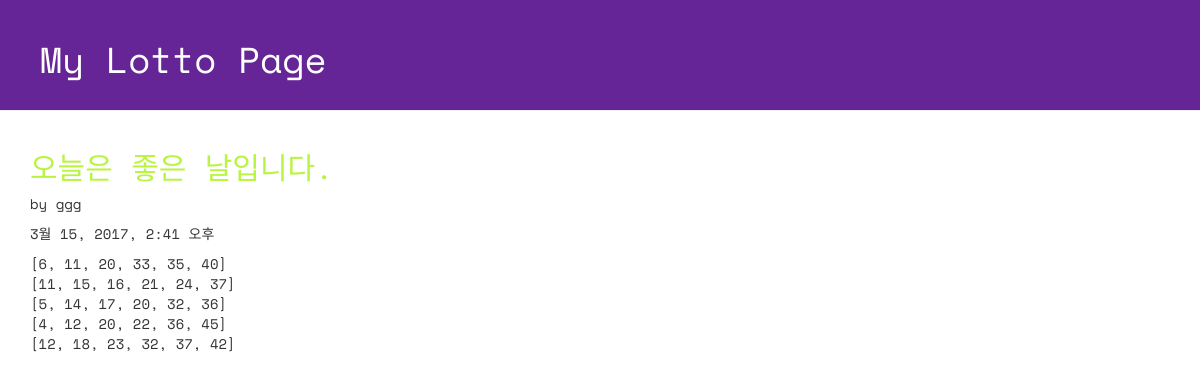
The page /lotto/5/detail/ on the database its author committed.
### lotto/models.py (models this page shows, shortened)
class GuessNumbers(models.Model):
    name = models.CharField(max_length = 24)
    lottos = models.CharField(max_length = 255, default = '[1,2,3,4,5,6]')
    text = models.CharField(max_length = 255)
    num_lotto = models.IntegerField(default = 5)
    update_date = models.DateTimeField()

### lotto/views.py (the view)
# urls.py: url(r'^lotto/(?P<lottokey>[0-9]+)/detail/$', views.detail, name='detail'),
def detail(request, lottokey):
    lotto = GuessNumbers.objects.get(pk = lottokey)
    return render(request, "./lotto/detail.html", {"lotto": lotto})

### lotto/templates/lotto/detail.html (shortened to what this page needs)
<!DOCTYPE html>
{% load staticfiles %}
<html lang="ko">
<head>
  <link rel="stylesheet" href="//maxcdn.bootstrapcdn.com/bootstrap/3.2.0/css/bootstrap.min.css">
  <link rel="stylesheet" href="//maxcdn.bootstrapcdn.com/bootstrap/3.2.0/css/bootstrap-theme.min.css">
  <link rel="stylesheet" href="{% static 'css/lotto.css'%}">
</head>
<body>
  <div class="page-header">
  <h1>My Lotto Page</h1>
  </div>
  <div class="container lotto">
    <h2>{{lotto.text}}</h2>
    <p> by {{lotto.name}}</p>
    <p> {{lotto.update_date}}</p>
    <p> {{lotto.lottos|linebreaksbr}}</p>
  </div>
</body>
</html>

### lotto/static/css/lotto.css (style rules this page uses)
.page-header { background-color: #652596; margin-top: 0; padding: 20px 20px 20px 40px; font-family: 'Space Mono', monospace; }
.page-header h1 { color: #FFFFFF; }
.container { font-family: 'Space Mono', monospace; }
.container h2 { color: #b9f442; }

### rows shown on the page
GuessNumbers: text "오늘은 좋은 날입니다.", name "ggg", update_date "3월 15, 2017, 2:41 오후", lottos "[6, 11, 20, 33, 35, 40] [11, 15, 16, 21, 24, 37] [5, 14, 17, 20, 32, 36] [4, 12, 20, 22, 36, 45] [12, 18, 23, 32, 37, 42]"
